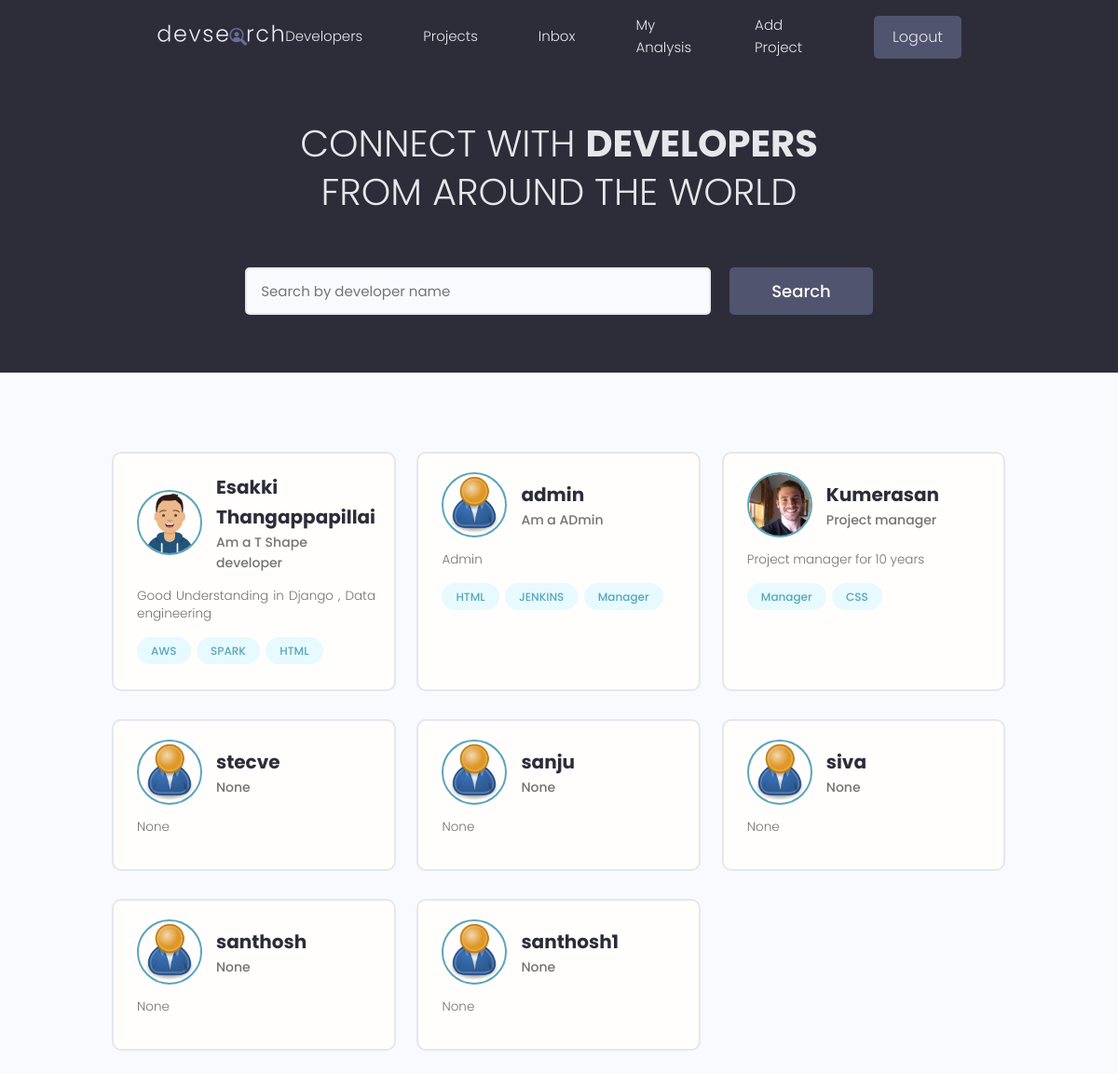
Screenshot of / (signed in) with the database file from the repository.
### users/models.py (models this page shows, shortened)
class Profile(models.Model):
    user = models.OneToOneField(User, on_delete=models.CASCADE, null=True, blank=True)
    name = models.CharField(max_length=255, blank=True, null=True)
    email = models.EmailField(max_length=500, blank=True, null=True)
    username = models.CharField(max_length=500, blank=True, null=True)
    location = models.CharField(max_length=500, blank=True, null=True)
    short_intro = models.CharField(max_length=1024,blank=True, null=True)
    bio = models.TextField(blank=True, null=True)
    profile_image = models.ImageField(blank=True, null=True, upload_to='profiles/', default='profiles/user-default.png')
    social_github= models.CharField(max_length=255, blank=True, null=True)
    social_twitter = models.CharField(max_length=255, blank=True, null=True)
    social_linkedin = models.CharField(max_length=255, blank=True, null=True)
    social_youtube = models.CharField(max_length=255, blank=True, null=True)
    social_website = models.CharField(max_length=255, blank=True, null=True)
    created = models.DateTimeField(auto_now_add=True)
    id = models.UUIDField(default=uuid.uuid4, unique=True,
                          primary_key=True, editable=False)

class Skill(models.Model):
    owner = models.ForeignKey(
        Profile, on_delete=models.CASCADE, null=True, blank=True)
    name = models.CharField(max_length=200, blank=True, null=True)
    description = models.TextField(null=True, blank=True)
    created = models.DateTimeField(auto_now_add=True)
    id = models.UUIDField(default=uuid.uuid4, unique=True,
                          primary_key=True, editable=False)
    def __str__(self) -> str:
        return str(self.name)

### users/views.py (the view)
# urls.py: path('', profiles, name='profiles'),
def profiles (request):
    profiles = Profile.objects.all()
    context = {
        'profiles': profiles
    }
    return render(request, 'users/profiles.html', context = context)

### users/templates/users/profiles.html (shortened to what this page needs)
{% extends 'main.html' %}
{% block content %}
<main class="home">
    <section class="hero-section text-center">
      <div class="container container--narrow">
        <div class="hero-section__box">
          <h2>CONNECT WITH <span>DEVELOPERS</span></h2>
          <h2>FROM AROUND THE WORLD</h2>
        </div>
        <div class="hero-section__search">
          <form class="form" action="#" method="get">
            <div class="form__field">
              <input class="input input--text" id="formInput#search" type="text" name="text"
                placeholder="Search by developer name" />
            </div>
            <input class="btn btn--sub btn--lg" type="submit" value="Search" />
          </form>
        </div>
      </div>
    </section>
    <section class="devlist">
      <div class="container">
        <div class="grid grid--three">
        {% for profile in profiles %}
          <div class="column card">
            <div class="dev">
              <a href="{% url 'user-profile' profile.id  %}" class="card__body">
                <div class="dev__profile">
                  <img class="avatar avatar--md" src="{{ profile.profile_image.url }}" alt="image" />
                  <div class="dev__meta">
                    <h3>{{ profile.username }}</h3>
                    <h5>{{ profile.short_intro}}</h5>
                  </div>
                </div>
                <p class="dev__info">
                  {{ profile.bio|slice:"150" }}
                </p>
                <div class="dev__skills">
                    {% for skill in profile.skill_set.all|slice:"3" %}
                  <span class="tag tag--pill tag--main">
                    <small>{{ skill }}</small>
                  </span>
                  {% endfor %}
                </div>
              </a>
            </div>
          </div>
        {% endfor %}
        </div>
      </div>
    </section>
  </main>
{% endblock content%}

### static/styles/app.css (style rules this page uses)
:root { --color-sub: #2d2d39; }
.btn--sub { background-color: var(--color-sub-light); }
.card { border: 2px solid var(--color-light); }
img { width: 100%; }
.hero-section { height: 40vh; display: flex; align-items: center; background-color: var(--color-sub); }
.hero-section__box { margin-bottom: 4rem; }
.hero-section__box > h2, .hero-section__box > h2 > span { font-size: 4rem; color: var(--color-light); line-height: 1.3; text-transform: uppercase; }
.hero-section__box > h2 { font-weight: 300; }
.hero-section__box > h2 > span { font-weight: 700; }
.hero-section__search > .form { display: flex; align-items: center; justify-content: center; gap: 2rem; }
.hero-section__search > .form input.input--text { width: 50rem; }
.devlist { margin-top: 8rem; }
.devlist .grid { align-items: stretch; }
.devlist .dev .dev__profile { display: flex; align-items: center; gap: 1.5rem; }
.devlist .dev .dev__meta h3 { color: var(--color-sub); font-size: 2rem; font-weight: 700; }
.devlist .dev .dev__meta h5 { color: var(--color-text); font-size: 1.4rem; font-weight: 500; }
.devlist .dev .dev__info { margin: 1.5rem 0; font-size: 1.35rem; line-height: 1.4; text-align: justify; }

### static/uikit/styles/modules/_variables.css (style rules this page uses)
:root { --color-main: #5aa5b9; --color-main-light: #e6faff; --color-sub: #3f4156; --color-sub-light: #51546e; --color-sub-lighter: #ededfd; --color-text: #737373; --color-gray: #8b8b8b; --color-light: #e5e7eb; --color-light-gray: #767676; --color-bg: #f8fafd; --color-white: #fffefd; --color-white-light: #f3f3f3; --color-success: #359e64; --color-success-bg: #def8e8; --color-error: #fc4b0b; --color-error-bg: #fff2ee; --font-base: 'Poppins', arial, helvetica, 'Segoe UI', roboto, ubuntu, sans-serif; --font-monospace: 'Fira Code', 'Courier New', courier, monospace; --font-regular: 300; --font-medium: 500; --font-bold: 700; --generic-shadow: 1px 1px 5px #00000010; --generic-transition: all 0.3s ease-in-out; }

### static/uikit/styles/modules/_base.css (style rules this page uses)
* { margin: 0; padding: 0; box-sizing: border-box; text-rendering: optimizeLegibility; color: inherit; font-size: inherit; }
html { font-size: 50%; }
@media only screen and (min-width: 480px) { html { font-size: 56.25%; } }
@media only screen and (min-width: 1200px) { html { font-size: 62.5%; } }
body { line-height: 1.6; font-weight: 400; font-size: 1.5rem; color: var(--color-text); background-color: var(--color-bg); min-height: 100vh; }

### static/uikit/styles/modules/_typography.css (style rules this page uses)
* { font-family: var(--font-base); }
h2 { font-size: 3.6rem; font-weight: var(--font-bold); }
h3 { font-size: 3.2rem; font-weight: var(--font-medium); }
h5 { font-size: 2.4rem; font-weight: var(--font-medium); }
h5, h6 { font-weight: var(--font-regular); }
p, span, strong { font-size: 1.6rem; color: var(--color-text); font-weight: var(--font-regular); }
a { padding-bottom: 2px; text-decoration: none; display: inline-block; color: var(--color-main); font-weight: var(--font-medium); }

### static/uikit/styles/modules/_utilities.css (style rules this page uses)
.container { width: 92%; max-width: 165rem; margin: 0 auto; box-sizing: border-box; }
.container--narrow { width: 92%; max-width: 120rem; }
@media screen and (min-width: 1000px) { .container { width: 90%; } }
@media screen and (min-width: 1000px) { .container--narrow { width: 85%; } }
@media screen and (min-width: 1200px) { .container { width: 80%; } }
@media screen and (min-width: 1200px) { .container--narrow { width: 72%; } }
.text-center { text-align: center; }

### static/uikit/styles/modules/_avatar.css (style rules this page uses)
.avatar { border-radius: 50%; border: 2px solid var(--color-main); object-fit: cover; }
.avatar--md { height: 7rem; width: 7rem; }

### static/uikit/styles/modules/_button.css (style rules this page uses)
.btn { display: inline-block; position: relative; cursor: pointer; background-color: var(--color-light); font-weight: var(--font-medium); color: var(--color-sub); text-decoration: none; padding: 1rem 2rem; border-radius: 0.5rem; border: none; width: -webkit-fit-content; width: -moz-fit-content; width: fit-content; height: -webkit-fit-content; height: -moz-fit-content; height: fit-content; font-size: 1.6rem; outline-width: 0; outline-color: transparent; -webkit-backface-visibility: hidden; backface-visibility: hidden; transition: all 0.3s ease-in-out; }
.btn--sub { background-color: var(--color-sub); color: var(--color-white); }
.btn--lg { font-size: 1.8rem; padding: 1.2rem 4.5rem; }

### static/uikit/styles/modules/_card.css (style rules this page uses)
.card { border-radius: 1rem; background-color: var(--color-white); border: 1.5px solid var(--color-light); width: auto; height: auto; margin-top: 0.5rem; margin-bottom: 0.5rem; overflow: hidden; }
.card__body, .card__header { padding: 2rem 2.5rem; }

### rows the page displays
Profile: profile_image (picture), username "Esakki Thangappapillai", short_intro "Am a T Shape developer", bio "Good Understanding in Django , Data engineering"
Skill: name "AWS"
Skill: name "SPARK"
Skill: name "HTML"
Profile: profile_image (placeholder picture), username "admin", short_intro "Am a ADmin", bio "Admin"
Skill: name "HTML"
Skill: name "JENKINS"
Skill: name "Manager"
Profile: profile_image (picture), username "Kumerasan", short_intro "Project manager", bio "Project manager for 10 years"
Skill: name "Manager"
Skill: name "CSS"
Profile: profile_image (placeholder picture), username "stecve", short_intro "None", bio "None"
Profile: profile_image (placeholder picture), username "sanju", short_intro "None", bio "None"
Profile: profile_image (placeholder picture), username "siva", short_intro "None", bio "None"
Profile: profile_image (placeholder picture), username "santhosh", short_intro "None", bio "None"
Profile: profile_image (placeholder picture), username "santhosh1", short_intro "None", bio "None"
